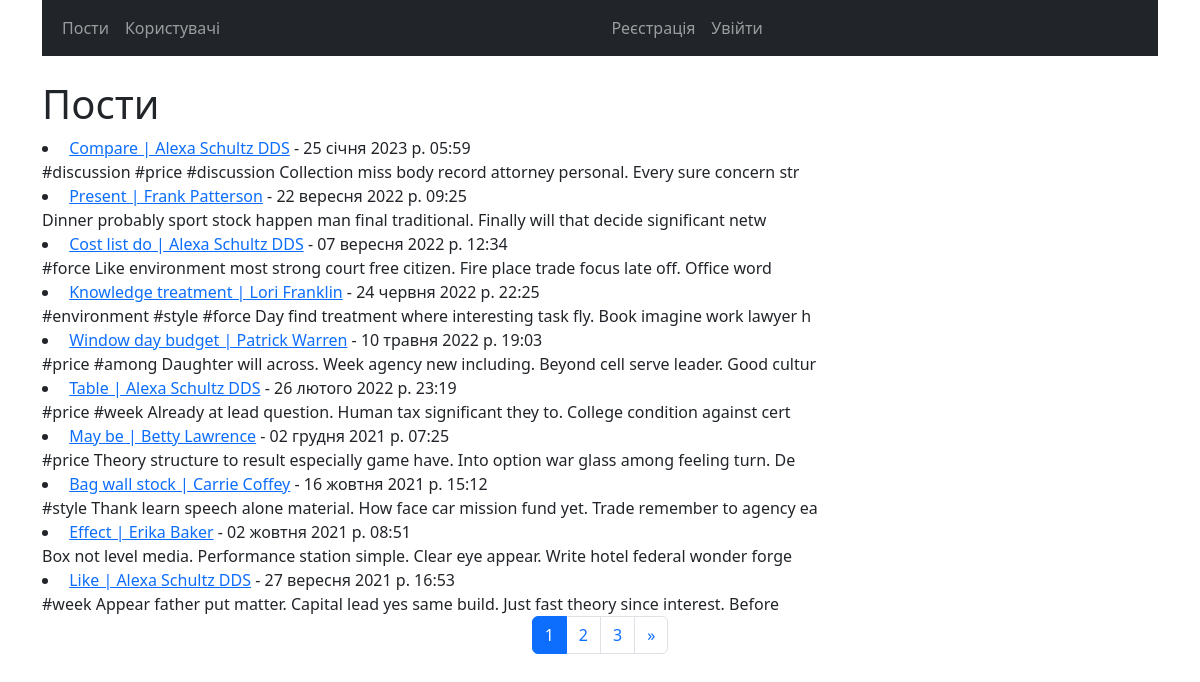
The page / on the database its author committed.
### posts/models.py (models this page shows, shortened)
class Post(models.Model):
    title = models.CharField(max_length=100)
    text = models.TextField(null=True, blank=True)
    date = models.DateTimeField(default=timezone.now)  # auto_now_add=True
    user = models.ForeignKey(User, on_delete=models.CASCADE)
    first_image = models.ForeignKey('Image', null=True, blank=True, on_delete=models.SET_NULL, related_name='+')
    tags = models.ManyToManyField(Tag, null=True, blank=True)
    def __str__(self):
        return f'{self.title} | {str(self.user)}'
    def get_absolute_url(self):
        return reverse('post_detail', kwargs={'pk': self.pk})
    class Meta:
        verbose_name = 'Пост'
        verbose_name_plural = 'Пости'
        ordering = ['id']

### posts/views.py (the view)
# urls.py: path('', PostListView.as_view(), name='home'),
class PostListView(DataMixin, ListView):
    model = Post
    paginate_by = 10
    context_object_name = 'posts'
    def get_context_data(self, **kwargs):
        context = super(PostListView, self).get_context_data(**kwargs)
        c_def = self.get_user_context(title='Пости')
        return {**context, **c_def}
    def get_queryset(self):
        return Post.objects.filter().order_by('-date')  # post__is_invisible=False

### posts/utils.py (called while the page is built)
    def get_user_context(self, **kwargs):
        context = kwargs
        user_menu = menu.copy()
        if not self.request.user.is_authenticated:
            user_menu = menu[:1] + menu[2:-1]
        context['menu'] = user_menu
        return context

### posts/templates/posts/post_list.html (shortened to what this page needs)
{% extends 'base.html' %}
{% block content %}
    <h1>{{ title }}</h1>
    {% for post in posts %}
        {% if post.first_image %}
            <li><img src="{{ post.first_image.image.url }}" height="50" >
                {% else %}
            <li><img src="{{ post.image_set.first.image.url }}" height="50" >
        {% endif %}
    <a href="{{ post.get_absolute_url }}">{{ post }}</a> - {{ post.date }}
    <br/>
    {{ post.text | slice:'100' }}</li>
    {% endfor %}
{% endblock %}

### templates/base.html (shortened to what this page needs)
{% load static %}
<!DOCTYPE html>
<html lang="ua">
<head>
    <link href="https://cdn.jsdelivr.net/npm/bootstrap@5.2.0/dist/css/bootstrap.min.css" rel="stylesheet"
>
    <link rel="stylesheet" href="https://cdn.jsdelivr.net/npm/bootstrap-icons@1.9.1/font/bootstrap-icons.css">
</head>
<body>
<div class="container">
    {% block mainmenu %}
        <nav class="navbar navbar-expand-lg navbar-dark bg-dark">
            <div class="container-fluid">
                <div class="collapse navbar-collapse" id="navbarNav">
                    <ul class="navbar-nav ">
                        {% for m in menu %}
                            <li class="nav-item"><a class="nav-link" href="{% url m.url %}">{{ m.name }}</a></li>
                        {% endfor %}
                    </ul>
                </div>
                <div class="collapse navbar-collapse" id="navbarNav">
                    <ul class="navbar-nav ">
                        {% if user.is_authenticated %}
                            <li class="nav-item"><a class="nav-link"
                                                    href="{% url 'user_detail' user.pk %}">{{ user }}</a>
                            <li class="nav-item"><a class="nav-link" href="{% url 'logout' %}">Вийти</a>
                                {% else %}
                            <li class="nav-item"><a class="nav-link" href="{% url 'register' %}">Реєстрація</a></li>
                            <li class="nav-item"><a class="nav-link" href="{% url 'login' %}">Увійти</a>
                        {% endif %}
                        </li>
                    </ul>
                </div>
            </div>
        </nav>
    {% endblock mainmenu %}
    <br/>
    {% block content %}
    {% endblock %}
    {% if page_obj.has_other_pages %}
        <nav aria-label="Page navigation example">
            <ul class="pagination justify-content-center">
                {% for p in page_obj.paginator.page_range %}
                    {% if page_obj.number == p %}
                        <li class="page-item active" aria-current="page">
                            <span class="page-link">{{ p }}</span>
                        </li>
                    {% elif p >= page_obj.number|add:-2 and p <= page_obj.number|add:2 %}
                        <li class="page-item">
                            <a class="page-link" href="?page={{ p }}">{{ p }}</a>
                        </li>
                    {% elif p == 1 or p == page_obj.paginator.num_pages %}
                        <li class="page-item">
                            <a class="page-link" href="?page={{ p }}">{{ p }}</a>
                        </li>
                    {% elif p == page_obj.number|add:-3 or p == page_obj.number|add:3 %}
                        <li class="page-item">
                            <a>...</a>
                        </li>
                    {% endif %}
                {% endfor %}
                {% if page_obj.number != page_obj.paginator.num_pages %}
                    <li class="page-item">
                        <a class="page-link" href="?page={{ page_obj.next_page_number }}" aria-label="Next">
                            <span aria-hidden="true">&raquo;</span>
                        </a>
                    </li>
                {% endif %}
            </ul>
        </nav>
    {% endif %}
</div>
</body>
</html>

### rows shown on the page
Post: title+user "Compare | Alexa Schultz DDS", date "25 січня 2023 р. 05:59", text "#discussion #price #discussion Collection miss body record attorney personal. Every sure concern str"
Post: title+user "Present | Frank Patterson", date "22 вересня 2022 р. 09:25", text "Dinner probably sport stock happen man final traditional. Finally will that decide significant netw"
Post: title+user "Cost list do | Alexa Schultz DDS", date "07 вересня 2022 р. 12:34", text "#force Like environment most strong court free citizen. Fire place trade focus late off. Office word"
Post: title+user "Knowledge treatment | Lori Franklin", date "24 червня 2022 р. 22:25", text "#environment #style #force Day find treatment where interesting task fly. Book imagine work lawyer h"
Post: title+user "Window day budget | Patrick Warren", date "10 травня 2022 р. 19:03", text "#price #among Daughter will across. Week agency new including. Beyond cell serve leader. Good cultur"
Post: title+user "Table | Alexa Schultz DDS", date "26 лютого 2022 р. 23:19", text "#price #week Already at lead question. Human tax significant they to. College condition against cert"
Post: title+user "May be | Betty Lawrence", date "02 грудня 2021 р. 07:25", text "#price Theory structure to result especially game have. Into option war glass among feeling turn. De"
Post: title+user "Bag wall stock | Carrie Coffey", date "16 жовтня 2021 р. 15:12", text "#style Thank learn speech alone material. How face car mission fund yet. Trade remember to agency ea"
Post: title+user "Effect | Erika Baker", date "02 жовтня 2021 р. 08:51", text "Box not level media. Performance station simple. Clear eye appear. Write hotel federal wonder forge"
Post: title+user "Like | Alexa Schultz DDS", date "27 вересня 2021 р. 16:53", text "#week Appear father put matter. Capital lead yes same build. Just fast theory since interest. Before"

### other values the page prints
{{ m.name }} "Пости" "Користувачі"
{{ title }} "Пости"
{{ p }} "1"
{{ p }} "2" "3"
